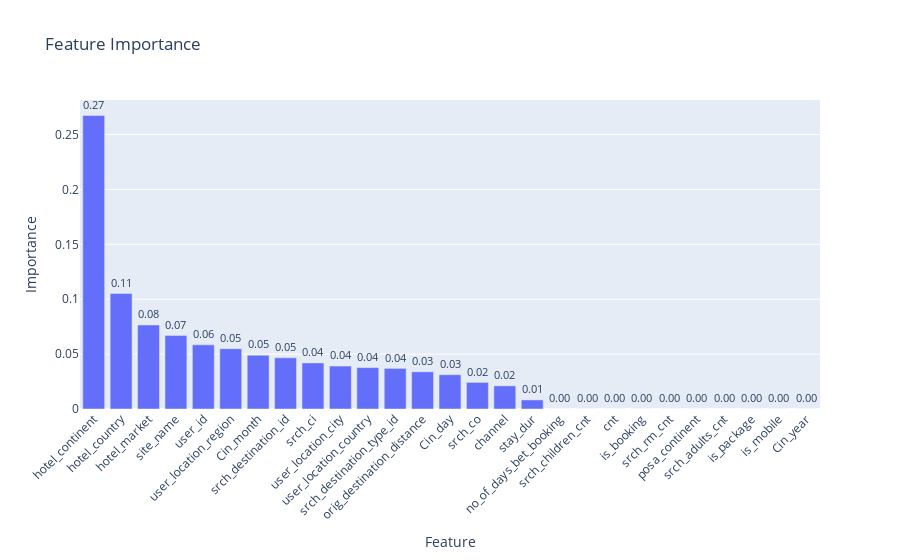

Source (notebook cell):
### Code cell
feature_importance_df = xgb_plot_feature_importance(xgb)

### Figure 1 — Plotly figure (JSON) as saved in the notebook; plotly's stock layout.template omitted (floating-point values rounded to 4 significant figures)
{"data": [{"hovertemplate": "Feature=%{x}<br>Importance=%{text}<extra></extra>", "legendgroup": "", "marker": {"color": "#636efa", "pattern": {"shape": ""}}, "name": "", "orientation": "v", "showlegend": false, "text": [0.2674, 0.1053, 0.07655, 0.06706, 0.05845, 0.05495, 0.04907, 0.04663, 0.04201, 0.03909, 0.03772, 0.03701, 0.03392, 0.03124, 0.02427, 0.02107, 0.00826, 0.0, 0.0, 0.0, 0.0, 0.0, 0.0, 0.0, 0.0, 0.0, 0.0], "textposition": "outside", "texttemplate": "%{text:.2f}", "type": "bar", "x": ["hotel_continent", "hotel_country", "hotel_market", "site_name", "user_id", "user_location_region", "Cin_month", "srch_destination_id", "srch_ci", "user_location_city", "user_location_country", "srch_destination_type_id", "orig_destination_distance", "Cin_day", "srch_co", "channel", "stay_dur", "no_of_days_bet_booking", "srch_children_cnt", "cnt", "is_booking", "srch_rm_cnt", "posa_continent", "srch_adults_cnt", "is_package", "is_mobile", "Cin_year"], "xaxis": "x", "y": [0.2674, 0.1053, 0.07655, 0.06706, 0.05845, 0.05495, 0.04907, 0.04663, 0.04201, 0.03909, 0.03772, 0.03701, 0.03392, 0.03124, 0.02427, 0.02107, 0.00826, 0.0, 0.0, 0.0, 0.0, 0.0, 0.0, 0.0, 0.0, 0.0, 0.0], "yaxis": "y"}], "layout": {"barmode": "relative", "legend": {"tracegroupgap": 0}, "title": {"text": "Feature Importance"}, "xaxis": {"anchor": "y", "domain": [0, 1], "tickangle": -45, "title": {"text": "Feature"}}, "yaxis": {"anchor": "x", "domain": [0, 1], "title": {"text": "Importance"}}}}
